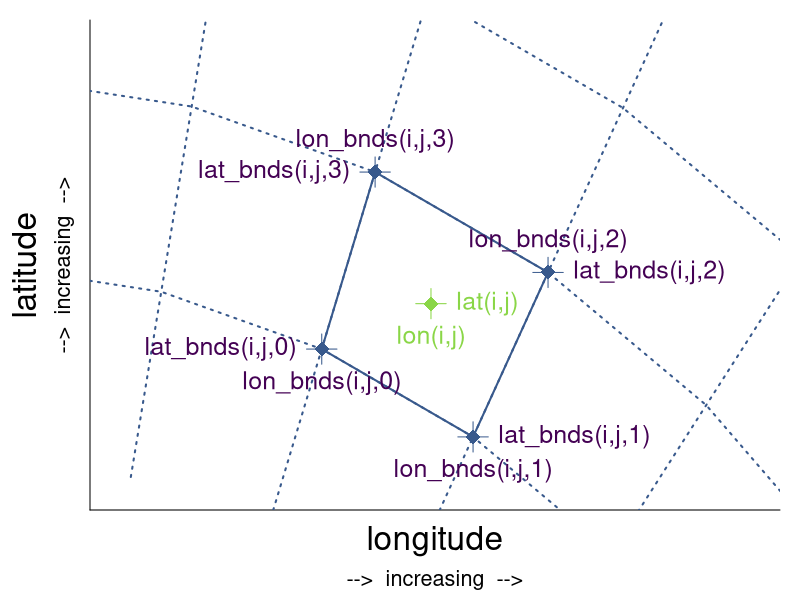

Write the R code that produced this figure.
# define lat and lon
lon = 10:10
lat = 54:54

# sphere with radius and lon-center and lat-center
radius_grid_lower = 6
radius_grid_low = 7
radius_cell = c(7.5, 7.5, 7.5, 8.5)
radius_grid_high = 8
radius_grid_higher = 9
radius_grid_evenhigher = 10
clon =  7.0
clat = 47.1

## angles center
# 56, 65, 74
## angles bnds
# 51.5, 60.5, 69.5, 78.5

angles_cell = c(56, 65, 74, 65)
angles_grid = c(42.5, 51.5, 60.5, 69.5, 78.5, 87.5)
pi = 3.14
# grid lines above grid cells
ulon_grid_lower = radius_grid_lower * cos(angles_grid/180*pi) + clon
ulat_grid_lower = radius_grid_lower * sin(angles_grid/180*pi) + clat
ulon_grid_low = radius_grid_low * cos(angles_grid/180*pi) + clon
ulat_grid_low = radius_grid_low * sin(angles_grid/180*pi) + clat
# grid cell center coordinates
ulon_cell = radius_cell * cos(angles_cell/180*pi) + clon
ulat_cell = radius_cell * sin(angles_cell/180*pi) + clat
# grid lines below grid cells
ulon_grid_high = radius_grid_high * cos(angles_grid/180*pi) + clon
ulat_grid_high = radius_grid_high * sin(angles_grid/180*pi) + clat
ulon_grid_higher = radius_grid_higher * cos(angles_grid/180*pi) + clon
ulat_grid_higher = radius_grid_higher * sin(angles_grid/180*pi) + clat
ulon_grid_evenhigher = radius_grid_evenhigher * cos(angles_grid/180*pi) + clon
ulat_grid_evenhigher = radius_grid_evenhigher * sin(angles_grid/180*pi) + clat
# radial grid lines
rlon_grid = rbind(ulon_grid_lower, ulon_grid_low, ulon_grid_high, ulon_grid_higher, ulon_grid_evenhigher, NA)
rlat_grid = rbind(ulat_grid_lower, ulat_grid_low, ulat_grid_high, ulat_grid_higher, ulat_grid_evenhigher, NA)


lon_bnds = (10:11) - 0.5
lat_bnds = (54:55) - 0.5

dlon_solid = 0.4
dlat_solid = 0.4
dlon_dot = 1.4
dlat_dot = 0.6
dlon_text1 = 0.1
dlat_text1 = 0.08
dlon_max = 1.8
dlat_max = 0.8

nlon = length(lon)
nlat = length(lat)


# colors
col_grid_draw = '#38598CFF'
col_grid_text = '#440154FF'
col_cell_draw = '#8AD647FF'
col_cell_text = '#8AD647FF'


# write plot to file
png('pics/case_2D_c.png', width = 7, height = 5.2, units='in', res = 300)
# pdf('pics/case_1D.pdf', width = 7, height = 5.2, paper='special')
par(mar = c(4.5, 4.5, 1, 1))


# create base plot
plot(c(ulon_cell[2]), c(ulat_cell[2]),
     xlab = ' ', ylab = '',
     xlim = c(lon_bnds[1] - dlon_dot, lon_bnds[nlon+1] + dlon_max),
     ylim = c(lat_bnds[1] - dlat_dot, lat_bnds[nlat+1] + dlat_max),
     xaxt = 'n', yaxt = 'n',
     bty = 'n', type = 'n')
axis(1, at = c(0, 360))
axis(2, at = c(0, 360))
mtext('longitude', 1, line = +1.2, cex = 2)
mtext('-->  increasing  -->', 1, line = +3, cex = 1.3)
mtext('latitude', 2, line = 2.5, cex = 2)
mtext('-->  increasing  -->', 2, line = 0.8, cex = 1.3)


# add grid ----
# grid lines, solid
lines(ulon_grid_low, ulat_grid_low, col = col_grid_draw, lwd = 2, lty = 'dotted')
lines(ulon_grid_high, ulat_grid_high, col = col_grid_draw, lwd = 2, lty = 'dotted')
lines(ulon_grid_higher, ulat_grid_higher, col = col_grid_draw, lwd = 2, lty = 'dotted')
lines(rlon_grid, rlat_grid, col = col_grid_draw, lwd = 2, lty = 'dotted')

# grid lines, solid
lines(ulon_grid_low[3:4], ulat_grid_low[3:4], col = col_grid_draw, lwd = 2)
lines(ulon_grid_high[3:4], ulat_grid_high[3:4], col = col_grid_draw, lwd = 2)
lines(rlon_grid[c(2:3,6),3:4], rlat_grid[c(2:3,6),3:4], col = col_grid_draw, lwd = 2)

# lines through grid intersection points
# lines(c(ulon_grid_low[4], ulon_grid_low[4]), c(ulat_grid_low[4] - dlat_text1, ulat_grid_low[4] + dlat_text1), col = col_grid_draw)
# lines(c(ulon_grid_low[4] - dlon_text1, ulon_grid_low[4] + dlon_text1), c(ulat_grid_low[4], ulat_grid_low[4]), col = col_grid_draw)
lines(rbind(ulon_grid_low[3:4], ulon_grid_low[3:4], NA), rbind(ulat_grid_low[3:4] - dlat_text1, ulat_grid_low[3:4] + dlat_text1, NA), col = col_grid_draw)
lines(rbind(ulon_grid_low[3:4] - dlon_text1, ulon_grid_low[3:4] + dlon_text1, NA), rbind(ulat_grid_low[3:4], ulat_grid_low[3:4], NA), col = col_grid_draw)
lines(rbind(ulon_grid_high[3:4], ulon_grid_high[3:4], NA), rbind(ulat_grid_high[3:4] - dlat_text1, ulat_grid_high[3:4] + dlat_text1, NA), col = col_grid_draw)
lines(rbind(ulon_grid_high[3:4] - dlon_text1, ulon_grid_high[3:4] + dlon_text1, NA), rbind(ulat_grid_high[3:4], ulat_grid_high[3:4], NA), col = col_grid_draw)

# dots on grid intersection
points(ulon_grid_low[3:4], ulat_grid_low[3:4], pch = 18, cex = 2, col = col_grid_draw)
points(ulon_grid_high[3:4], ulat_grid_high[3:4], pch = 18, cex = 2, col = col_grid_draw)


# lines through grid cell center
lines(c(ulon_cell[2], ulon_cell[2]), c(ulat_cell[2] - dlat_text1, ulat_cell[2] + dlat_text1), col = col_cell_draw)
lines(c(ulon_cell[2] - dlon_text1, ulon_cell[2] + dlon_text1), c(ulat_cell[2], ulat_cell[2]), col = col_cell_draw)

# dots in the grid cell center
points(ulon_cell[2], ulat_cell[2], pch = 18, cex = 2, col = col_cell_draw)


# add text ----
# bnds
text(ulon_grid_low[4], ulat_grid_low[4] - dlat_text1, 'lon_bnds(i,j,0)', col = col_grid_text, cex = 1.5, pos = 1)
text(ulon_grid_low[4] - dlon_text1, ulat_grid_low[4], 'lat_bnds(i,j,0)', col = col_grid_text, cex = 1.5, pos = 2)
text(ulon_grid_low[3], ulat_grid_low[3] - dlat_text1, 'lon_bnds(i,j,1)', col = col_grid_text, cex = 1.5, pos = 1)
text(ulon_grid_low[3] + dlon_text1, ulat_grid_low[3], 'lat_bnds(i,j,1)', col = col_grid_text, cex = 1.5, pos = 4)
text(ulon_grid_high[3], ulat_grid_high[3] + dlat_text1, 'lon_bnds(i,j,2)', col = col_grid_text, cex = 1.5, pos = 3)
text(ulon_grid_high[3] + dlon_text1, ulat_grid_high[3], 'lat_bnds(i,j,2)', col = col_grid_text, cex = 1.5, pos = 4)
text(ulon_grid_high[4], ulat_grid_high[4] + dlat_text1, 'lon_bnds(i,j,3)', col = col_grid_text, cex = 1.5, pos = 3)
text(ulon_grid_high[4] - dlon_text1, ulat_grid_high[4], 'lat_bnds(i,j,3)', col = col_grid_text, cex = 1.5, pos = 2)

# grid cell center
text(ulon_cell[2], ulat_cell[2] - dlat_text1, 'lon(i,j)', col = col_cell_text, cex = 1.5, pos = 1)
text(ulon_cell[2] + dlon_text1, ulat_cell[2], 'lat(i,j)', col = col_cell_text, cex = 1.5, pos = 4)


# close picture output device
dev.off()
